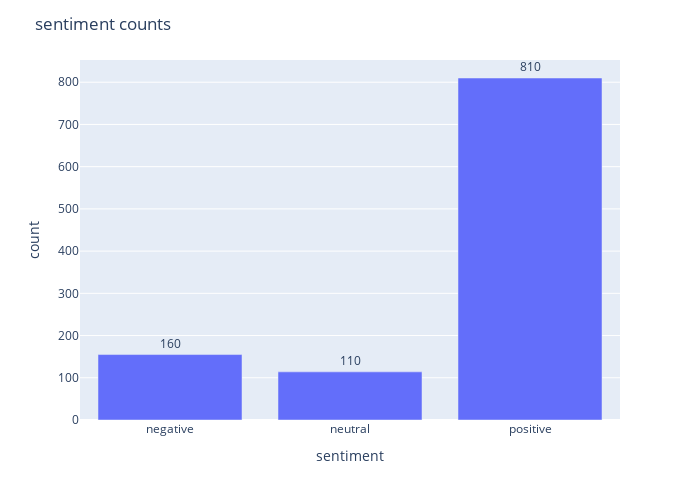

Notebook code for this chart:
### Code cell
df_plot = df.groupby('sentiment').size().reset_index(name='count')
fig = px.bar(df_plot, y='count', x='sentiment', text='count')
fig.update_traces(texttemplate='%{text:.2s}', textposition='outside')
fig.update_layout(
    title=str('sentiment counts'),
    xaxis_title=str('sentiment'),
    width=700,
    height=500,
    )
fig.show()

### Figure 1 — Plotly figure (JSON) as saved in the notebook; plotly's stock layout.template omitted (floating-point values rounded to 4 significant figures)
{"data": [{"alignmentgroup": "True", "hovertemplate": "sentiment=%{x}<br>count=%{text}<extra></extra>", "legendgroup": "", "marker": {"color": "#636efa"}, "name": "", "offsetgroup": "", "orientation": "v", "showlegend": false, "text": [155, 114, 810], "textposition": "outside", "texttemplate": "%{text:.2s}", "type": "bar", "x": ["negative", "neutral", "positive"], "xaxis": "x", "y": [155, 114, 810], "yaxis": "y"}], "layout": {"barmode": "relative", "height": 500, "legend": {"tracegroupgap": 0}, "margin": {"t": 60}, "title": {"text": "sentiment counts"}, "width": 700, "xaxis": {"anchor": "y", "domain": [0, 1], "title": {"text": "sentiment"}}, "yaxis": {"anchor": "x", "domain": [0, 1], "title": {"text": "count"}}}}
